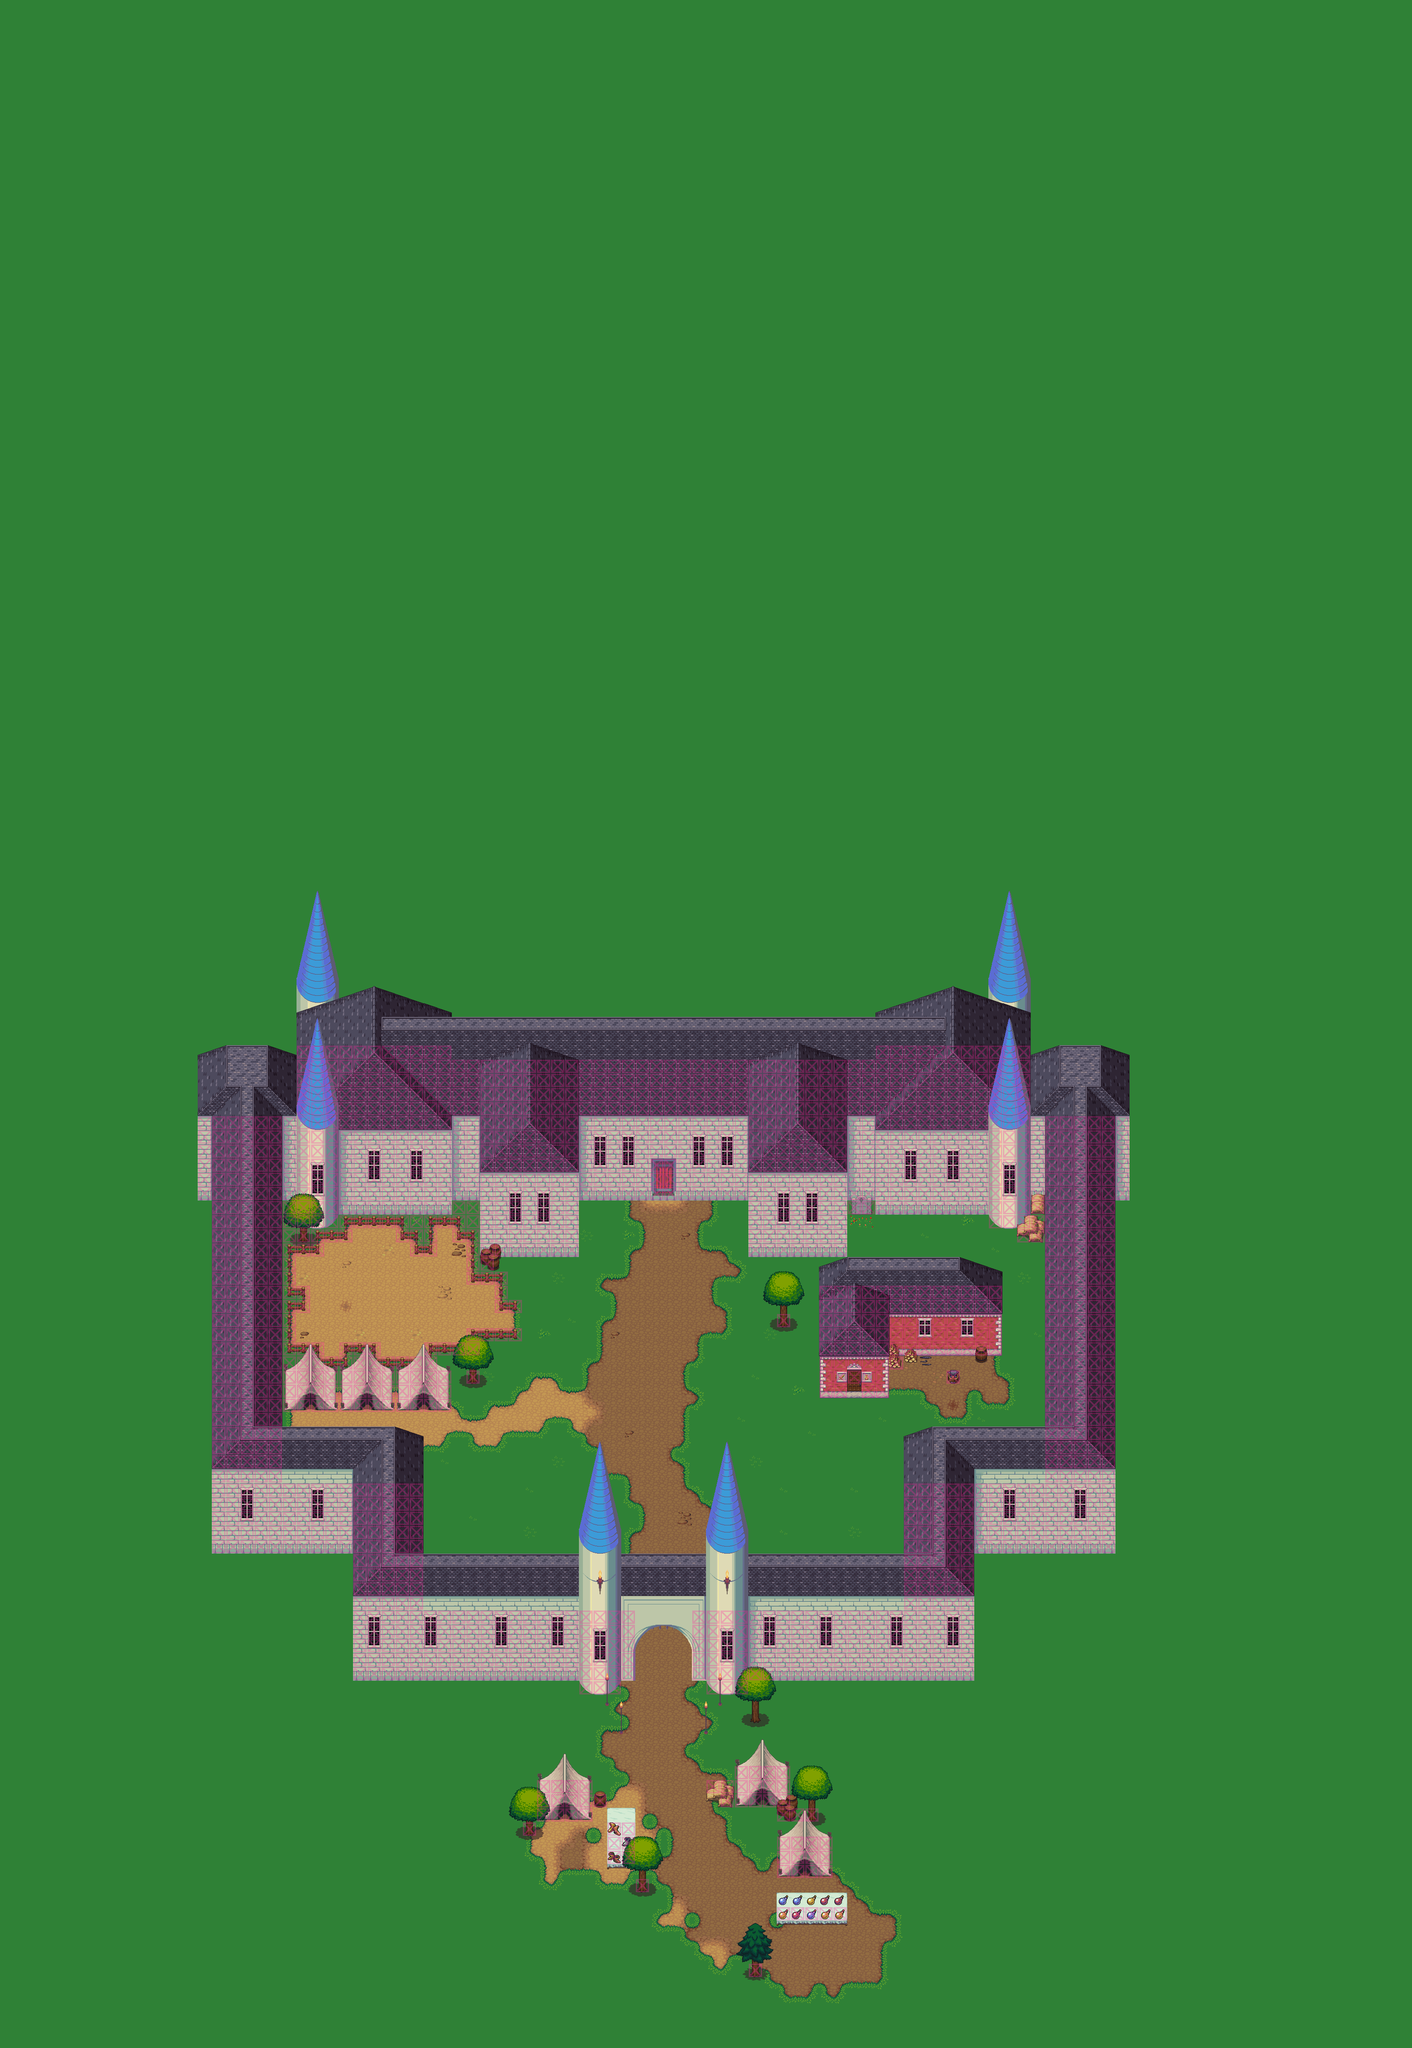

A 2D game scene composited from a Tiled map and its tileset images. What follows is a short description and the map's XML, with each tile layer's data collapsed to a summary:
An orthogonal 100x145 tile map with 32x32 px tiles, 10 tile layers (Terrain, Ground, Ground, Ground, ...), 26 tilesets and 20 objects (12x NPC_POSITION, 4x WAYPOINT, SPAWN, SCRIPT, TRIGGER, ...).

<map version="1.0" orientation="orthogonal" width="100" height="145" tilewidth="32" tileheight="32">
 <tileset firstgid="1" name="grass" tilewidth="32" tileheight="32">
  <image source="../tiles/grass.png" width="96" height="192" />
 </tileset>
 <tileset firstgid="19" name="grassalt_flowers" tilewidth="32" tileheight="32">
  <image source="../tiles/grassalt_flowers.png" width="96" height="192" />
 </tileset>
 <tileset firstgid="37" name="dirt" tilewidth="32" tileheight="32">
  <image source="../tiles/dirt.png" width="96" height="192" />
 </tileset>
 <tileset firstgid="55" name="dirt2" tilewidth="32" tileheight="32">
  <image source="../tiles/dirt2.png" width="96" height="192" />
 </tileset>
 <tileset firstgid="73" name="castlewalls" tilewidth="32" tileheight="32">
  <image source="../tiles/castlewalls.png" width="384" height="480" />
 </tileset>
 <tileset firstgid="253" name="castle_outside" tilewidth="32" tileheight="32">
  <image source="../tiles/castle_outside.png" width="544" height="352" />
 </tileset>
 <tileset firstgid="440" name="fence" tilewidth="32" tileheight="32">
  <image source="../tiles/fence.png" width="96" height="192" />
 </tileset>
 <tileset firstgid="458" name="house" tilewidth="32" tileheight="32">
  <image source="../tiles/house.png" width="352" height="500" />
 </tileset>
 <tileset firstgid="623" name="castle_lightsources" tilewidth="32" tileheight="32">
  <image source="../tiles/castle_lightsources.png" width="160" height="128" />
 </tileset>
 <tileset firstgid="643" name="tent" tilewidth="32" tileheight="32">
  <image source="../tiles/tent.png" width="128" height="160" />
 </tileset>
 <tileset firstgid="663" name="farming_fishing" tilewidth="32" tileheight="32">
  <image source="../tiles/farming_fishing.png" width="640" height="640" />
 </tileset>
 <tileset firstgid="1063" name="trunk" tilewidth="32" tileheight="96">
  <image source="../tiles/trunk.png" width="192" height="96" />
 </tileset>
 <tileset firstgid="1069" name="rock" tilewidth="32" tileheight="32">
  <image source="../tiles/rock.png" width="64" height="32" />
 </tileset>
 <tileset firstgid="1071" name="signs" tilewidth="32" tileheight="32">
  <image source="../tiles/signs.png" width="96" height="64" />
 </tileset>
 <tileset firstgid="1077" name="treetop" tilewidth="32" tileheight="96">
  <image source="../tiles/treetop.png" width="192" height="224" />
 </tileset>
 <tileset firstgid="1089" name="gravestones" tilewidth="32" tileheight="64">
  <image source="../tiles/gravestones.png" width="160" height="96" />
 </tileset>
 <tileset firstgid="1094" name="barrel" tilewidth="32" tileheight="64">
  <image source="../tiles/barrel.png" width="128" height="64" />
 </tileset>
 <tileset firstgid="1098" name="collision" tilewidth="32" tileheight="32">
  <image source="../tiles/collision.png" width="64" height="32" />
 </tileset>
 <tileset firstgid="1100" source="../tiles/terrain.tsx" />
 <tileset firstgid="1436" name="shoes-leather" tilewidth="32" tileheight="32">
  <image source="../items/shoes-leather.png" width="32" height="32" />
 </tileset>
 <tileset firstgid="1437" name="shoes-iron" tilewidth="32" tileheight="32">
  <image source="../items/shoes-iron.png" width="32" height="32" />
 </tileset>
 <tileset firstgid="1438" name="shoes-gold" tilewidth="32" tileheight="32">
  <image source="../items/shoes-gold.png" width="32" height="32" />
 </tileset>
 <tileset firstgid="1439" name="potion-blue" tilewidth="32" tileheight="32">
  <image source="../items/potion-blue.png" width="32" height="32" />
 </tileset>
 <tileset firstgid="1440" name="potion-red" tilewidth="32" tileheight="32">
  <image source="../items/potion-red.png" width="32" height="32" />
 </tileset>
 <tileset firstgid="1441" name="potion-yellow" tilewidth="32" tileheight="32">
  <image source="../items/potion-yellow.png" width="32" height="32" />
 </tileset>
 <tileset firstgid="1442" name="castle_lightsources" tilewidth="32" tileheight="96">
  <image source="../tiles/castle_lightsources.png" width="160" height="128" />
 </tileset>
 <layer name="Terrain" width="100" height="145">
  <data>[14500 cells, 14500 non-empty, 49 distinct tile ids]</data>
 </layer>
 <layer name="Ground" width="100" height="145">
  <data>[14500 cells, 67 non-empty, 31 distinct tile ids]</data>
 </layer>
 <layer name="Ground" width="100" height="145">
  <data>[14500 cells, 448 non-empty, 45 distinct tile ids]</data>
 </layer>
 <layer name="Ground" width="100" height="145">
  <data>[14500 cells, 105 non-empty, 44 distinct tile ids]</data>
 </layer>
 <layer name="Fringe" width="100" height="145">
  <data>[14500 cells, 97 non-empty, 22 distinct tile ids]</data>
 </layer>
 <layer name="Over" width="100" height="145">
  <data>[14500 cells, 187 non-empty, 62 distinct tile ids]</data>
 </layer>
 <layer name="Over" width="100" height="145">
  <data>[14500 cells, 1440 non-empty, 80 distinct tile ids]</data>
 </layer>
 <layer name="Over" width="100" height="145">
  <data>[14500 cells, 241 non-empty, 61 distinct tile ids]</data>
 </layer>
 <layer name="Over" width="100" height="145">
  <data>[14500 cells, 6 non-empty, 3 distinct tile ids]</data>
 </layer>
 <layer name="Collision" width="100" height="145" opacity="0.4">
  <data>[14500 cells, 1559 non-empty, 1 distinct tile ids]</data>
 </layer>
 <objectgroup name="Object" width="100" height="145">
  <object name="training dummy spawn" type="SPAWN" x="640" y="2752" width="448" height="320">
   <properties>
    <property name="max_beings" value="4" />
    <property name="monster_id" value="1" />
    <property name="spawn_rate" value="5" />
   </properties>
  </object>
  <object name="External Map Events" type="SCRIPT" x="32" y="32" width="320" height="32">
   <properties>
    <property name="FILENAME" value="scripts/maps/spawn.lua" />
   </properties>
  </object>
  <object name="Guard Fordwin" type="NPC_POSITION" x="1568" y="3808" width="32" height="32">
   <properties>
    <property name="gender" value="male" />
    <property name="sprite_id" value="3" />
   </properties>
  </object>
  <object name="Instructor Alard" type="NPC_POSITION" x="1184" y="2944" width="32" height="32">
   <properties>
    <property name="gender" value="male" />
    <property name="sprite_id" value="1" />
   </properties>
  </object>
  <object name="Recruit Maurice" type="NPC_POSITION" x="768" y="3200" width="32" height="32">
   <properties>
    <property name="gender" value="male" />
    <property name="sprite_id" value="2" />
   </properties>
  </object>
  <object name="Guard Terric" type="NPC_POSITION" x="1536" y="2720" width="32" height="32">
   <properties>
    <property name="gender" value="male" />
    <property name="sprite_id" value="3" />
   </properties>
  </object>
  <object name="Veteran Godwin" type="NPC_POSITION" x="1503" y="3101" width="32" height="32">
   <properties>
    <property name="gender" value="male" />
    <property name="sprite_id" value="4" />
   </properties>
  </object>
  <object name="Recruit Hugh" type="NPC_POSITION" x="1056" y="3168" width="32" height="32">
   <properties>
    <property name="gender" value="male" />
    <property name="sprite_id" value="2" />
   </properties>
  </object>
  <object name="Smith Blacwin" type="NPC_POSITION" x="2144" y="3072" width="32" height="32">
   <properties>
    <property name="gender" value="male" />
    <property name="sprite_id" value="8" />
   </properties>
  </object>
  <object name="Anabel" type="NPC_POSITION" x="1728" y="4128" width="32" height="32">
   <properties>
    <property name="gender" value="female" />
    <property name="sprite_id" value="14" />
   </properties>
  </object>
  </objectgroup>
 <objectgroup name="Smith Blacwin Waypoints" width="100" height="145">
  <!-- 4 objects omitted --></objectgroup>
</map>
<!-- 10 of 20 objects omitted -->
